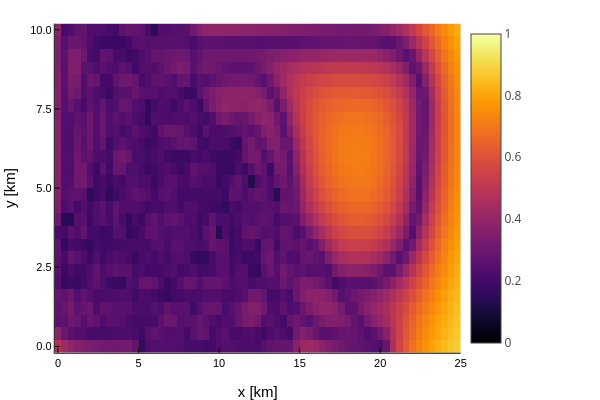

The notebook cell saved with this chart:
### Code cell
p2 = heatmap(ngpkf_grid, res_ergo_exp.w_hats[end], clims=(0, 1.0), plotstd=true)
# for i=1:length(x0s)
#     x = [r[i][1] for r in res_ergo.xs]
#     y = [r[i][2] for r in res_ergo.xs]
#     plot!(x, y, linewidth=3)
# end
plot!()

### Figure 1 — Plotly figure (JSON) as saved in the notebook; plotly's stock layout.template omitted (floating-point values rounded to 4 significant figures; data arrays with more than 128 entries replaced by an {"elided": "..."} marker saying what was removed)
{"data": [{"colorbar": {"len": 0.9143, "title": "", "x": 0.7679, "y": 0.533}, "colorscale": {"elided": "256x2 mixed values"}, "name": "y1", "showlegend": false, "showscale": true, "type": "heatmap", "x": [-0.2, 0.2, 0.6, 1, 1.4, 1.8, 2.2, 2.6, 3, 3.4, 3.8, 4.2, 4.6, 5, 5.4, 5.8, 6.2, 6.6, 7, 7.4, 7.8, 8.2, 8.6, 9, 9.4, 9.8, 10.2, 10.6, 11, 11.4, 11.8, 12.2, 12.6, 13, 13.4, 13.8, 14.2, 14.6, 15, 15.4, 15.8, 16.2, 16.6, 17, 17.4, 17.8, 18.2, 18.6, 19, 19.4, 19.8, 20.2, 20.6, 21, 21.4, 21.8, 22.2, 22.6, 23, 23.4, 23.8, 24.2, 24.6, 25], "xaxis": "x", "y": [-0.2, 0.2, 0.6, 1, 1.4, 1.8, 2.2, 2.6, 3, 3.4, 3.8, 4.2, 4.6, 5, 5.4, 5.8, 6.2, 6.6, 7, 7.4, 7.8, 8.2, 8.6, 9, 9.4, 9.8, 10.2], "yaxis": "y", "z": {"elided": "26x63 float values"}, "zmax": 1, "zmin": 0}], "layout": {"annotations": [], "height": 400, "legend": {"bgcolor": "rgba(255, 255, 255, 1.000)", "bordercolor": "rgba(0, 0, 0, 1.000)", "borderwidth": 1, "font": {"color": "rgba(0, 0, 0, 1.000)", "family": "sans-serif", "size": 11}, "title": {"font": {"color": "rgba(0, 0, 0, 1.000)", "family": "sans-serif", "size": 15}, "text": ""}, "tracegroupgap": 0, "traceorder": "normal", "x": 1, "xanchor": "auto", "y": 1, "yanchor": "auto"}, "margin": {"b": 20, "l": 0, "r": 0, "t": 20}, "paper_bgcolor": "rgba(255, 255, 255, 1.000)", "plot_bgcolor": "rgba(255, 255, 255, 1.000)", "showlegend": true, "width": 600, "xaxis": {"anchor": "y", "domain": [0.09128, 0.7679], "gridcolor": "rgba(0, 0, 0, 0.100)", "gridwidth": 0.5, "linecolor": "rgba(0, 0, 0, 1.000)", "mirror": false, "range": [-0.2, 25], "showgrid": true, "showline": true, "showticklabels": true, "tickangle": 0, "tickcolor": "rgb(0, 0, 0)", "tickfont": {"color": "rgba(0, 0, 0, 1.000)", "family": "sans-serif", "size": 11}, "tickmode": "array", "ticks": "inside", "ticktext": ["0", "5", "10", "15", "20", "25"], "tickvals": [0, 5, 10, 15, 20, 25], "title": "x [km]", "titlefont": {"color": "rgba(0, 0, 0, 1.000)", "family": "sans-serif", "size": 15}, "type": "-", "visible": true, "zeroline": false, "zerolinecolor": "rgba(0, 0, 0, 1.000)"}, "yaxis": {"anchor": "x", "domain": [0.07581, 0.9902], "gridcolor": "rgba(0, 0, 0, 0.100)", "gridwidth": 0.5, "linecolor": "rgba(0, 0, 0, 1.000)", "mirror": false, "range": [-0.2, 10.2], "showgrid": true, "showline": true, "showticklabels": true, "tickangle": 0, "tickcolor": "rgb(0, 0, 0)", "tickfont": {"color": "rgba(0, 0, 0, 1.000)", "family": "sans-serif", "size": 11}, "tickmode": "array", "ticks": "inside", "ticktext": ["0.0", "2.5", "5.0", "7.5", "10.0"], "tickvals": [0, 2.5, 5, 7.5, 10], "title": "y [km]", "titlefont": {"color": "rgba(0, 0, 0, 1.000)", "family": "sans-serif", "size": 15}, "type": "-", "visible": true, "zeroline": false, "zerolinecolor": "rgba(0, 0, 0, 1.000)"}}}
